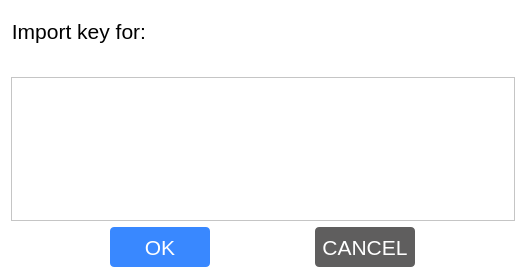
<?xml version="1.0" encoding="UTF-8"?>
<ui version="4.0">
 <class>ImportKeyDialog</class>
 <widget class="QDialog" name="ImportKeyDialog">
  <property name="geometry">
   <rect>
    <x>0</x>
    <y>0</y>
    <width>526</width>
    <height>278</height>
   </rect>
  </property>
  <property name="windowTitle">
   <string>Import key</string>
  </property>
  <property name="styleSheet">
   <string notr="true">background-color: rgb(255, 255, 255);</string>
  </property>
  <layout class="QVBoxLayout" name="verticalLayout">
   <item>
    <layout class="QHBoxLayout" name="horizontalLayout">
     <item>
      <widget class="QLabel" name="label">
       <property name="minimumSize">
        <size>
         <width>0</width>
         <height>40</height>
        </size>
       </property>
       <property name="maximumSize">
        <size>
         <width>16777215</width>
         <height>40</height>
        </size>
       </property>
       <property name="font">
        <font>
         <family>Arial</family>
         <pointsize>16</pointsize>
        </font>
       </property>
       <property name="text">
        <string>Import key for:</string>
       </property>
       <property name="alignment">
        <set>Qt::AlignRight|Qt::AlignTrailing|Qt::AlignVCenter</set>
       </property>
      </widget>
     </item>
     <item>
      <widget class="QLabel" name="labelWalletName">
       <property name="minimumSize">
        <size>
         <width>0</width>
         <height>40</height>
        </size>
       </property>
       <property name="maximumSize">
        <size>
         <width>16777215</width>
         <height>40</height>
        </size>
       </property>
       <property name="font">
        <font>
         <family>Arial</family>
         <pointsize>16</pointsize>
        </font>
       </property>
       <property name="text">
        <string/>
       </property>
      </widget>
     </item>
     <item>
      <spacer name="horizontalSpacer">
       <property name="orientation">
        <enum>Qt::Horizontal</enum>
       </property>
       <property name="sizeHint" stdset="0">
        <size>
         <width>40</width>
         <height>20</height>
        </size>
       </property>
      </spacer>
     </item>
    </layout>
   </item>
   <item>
    <spacer name="verticalSpacer">
     <property name="orientation">
      <enum>Qt::Vertical</enum>
     </property>
     <property name="sizeType">
      <enum>QSizePolicy::Fixed</enum>
     </property>
     <property name="sizeHint" stdset="0">
      <size>
       <width>20</width>
       <height>20</height>
      </size>
     </property>
    </spacer>
   </item>
   <item>
    <widget class="QTextEdit" name="textEditKey">
     <property name="font">
      <font>
       <family>Arial</family>
       <pointsize>14</pointsize>
      </font>
     </property>
    </widget>
   </item>
   <item>
    <layout class="QHBoxLayout" name="horizontalLayout_2">
     <item>
      <widget class="QPushButton" name="pushButtonOk">
       <property name="minimumSize">
        <size>
         <width>100</width>
         <height>40</height>
        </size>
       </property>
       <property name="maximumSize">
        <size>
         <width>100</width>
         <height>40</height>
        </size>
       </property>
       <property name="font">
        <font>
         <family>Arial</family>
         <pointsize>16</pointsize>
        </font>
       </property>
       <property name="styleSheet">
        <string notr="true">background-color: rgb(57, 136, 255);
color: rgb(255, 255, 255);
border-radius: 4px;</string>
       </property>
       <property name="text">
        <string>OK</string>
       </property>
      </widget>
     </item>
     <item>
      <widget class="QPushButton" name="pushButtonCancel">
       <property name="minimumSize">
        <size>
         <width>100</width>
         <height>40</height>
        </size>
       </property>
       <property name="maximumSize">
        <size>
         <width>100</width>
         <height>40</height>
        </size>
       </property>
       <property name="font">
        <font>
         <family>Arial</family>
         <pointsize>16</pointsize>
        </font>
       </property>
       <property name="styleSheet">
        <string notr="true">color: rgb(255, 255, 255);
background-color: rgba(95, 94, 94, 1);
border-radius: 4px;</string>
       </property>
       <property name="text">
        <string>CANCEL</string>
       </property>
      </widget>
     </item>
    </layout>
   </item>
  </layout>
 </widget>
 <resources/>
 <connections/>
</ui>
